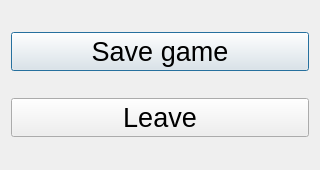
<?xml version="1.0" encoding="UTF-8"?>
<ui version="4.0">
 <class>DialogGameMenu</class>
 <widget class="QDialog" name="DialogGameMenu">
  <property name="geometry">
   <rect>
    <x>0</x>
    <y>0</y>
    <width>320</width>
    <height>170</height>
   </rect>
  </property>
  <property name="sizePolicy">
   <sizepolicy hsizetype="Maximum" vsizetype="Maximum">
    <horstretch>0</horstretch>
    <verstretch>0</verstretch>
   </sizepolicy>
  </property>
  <property name="windowTitle">
   <string>Game Menu</string>
  </property>
  <property name="modal">
   <bool>true</bool>
  </property>
  <layout class="QVBoxLayout" name="verticalLayout">
   <item>
    <widget class="QPushButton" name="ButtonSaveGame">
     <property name="enabled">
      <bool>true</bool>
     </property>
     <property name="font">
      <font>
       <pointsize>20</pointsize>
      </font>
     </property>
     <property name="text">
      <string>Save game</string>
     </property>
    </widget>
   </item>
   <item>
    <widget class="QPushButton" name="ButtonLeave">
     <property name="font">
      <font>
       <pointsize>20</pointsize>
      </font>
     </property>
     <property name="text">
      <string>Leave</string>
     </property>
    </widget>
   </item>
  </layout>
 </widget>
 <resources/>
 <connections/>
</ui>
